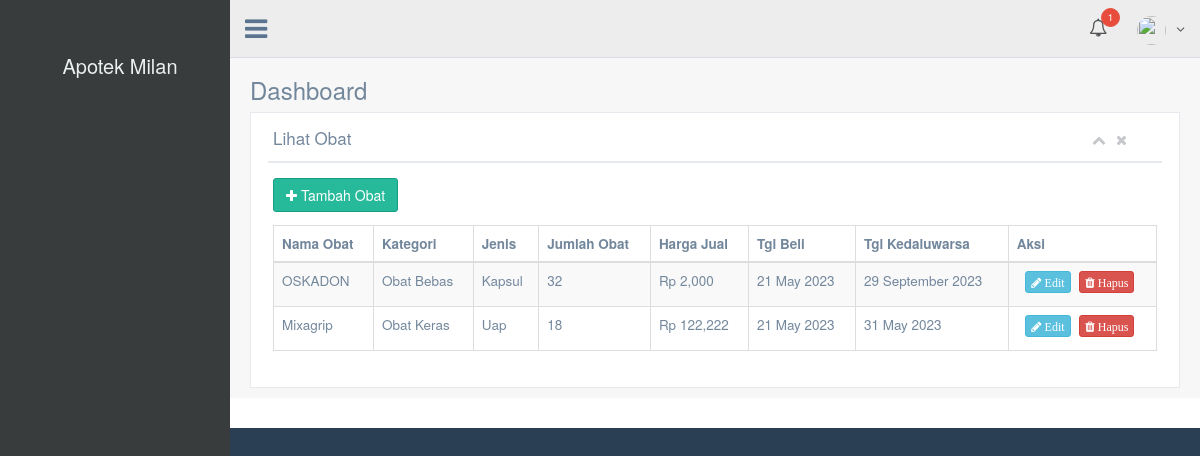
Before: /index.php/example/obats with the older database file.
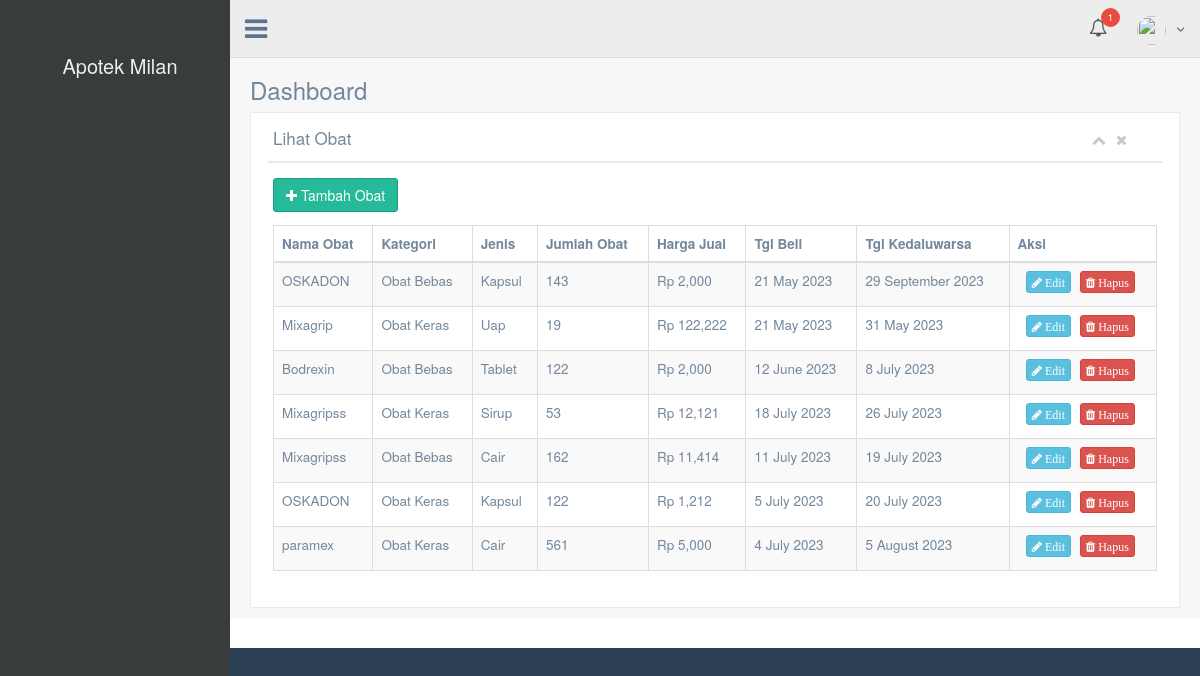
After: the same page with the newer database file.
### tables this page shows
CREATE TABLE `obats` (
  `id_obat` int(4) NOT NULL,
  `kode_obat` varchar(7) NOT NULL,
  `nama_obat` varchar(30) NOT NULL,
  `jmlh_stok` int(11) NOT NULL,
  `unit` varchar(20) NOT NULL,
  `nama_kategori` varchar(30) NOT NULL,
  `tgl_beli` date DEFAULT NULL,
  `tgl_kadaluarsa` date NOT NULL,
  `des_obat` text NOT NULL,
  `harga_obat` int(11) NOT NULL,
  `harga_jual` int(11) NOT NULL,
  `nama_supplier` varchar(30) NOT NULL
);

### application/libraries/Template.php (called while the page is built, shortened)
<?php
class Template {
    var $CI;
    var $master;
    var $regions = array(
        '_scripts' => array(),
        '_styles' => array(),
        '_meta' => array()
    );
    var $output;
    var $parser = 'parser';
    var $parser_method = 'parse';
    var $parse_template = FALSE;
    function __construct() {
        $this->CI = & get_instance();
    }
    function initialize($props) {
        if (isset($props['template'])
                && (file_exists(APPPATH . 'views/' . $props['template']) or file_exists(APPPATH . 'views/' . $props['template'] . EXT))) {
            $this->master = $props['template'];
        } else {
            show_error('Either you have not provided a master template or the one provided does not exist in <strong>' . APPPATH . 'views</strong>. Remember to include the extension if other than ".php"');
        }
        $this->parse_template = isset($props['parse_template']) ? $props['parse_template'] : FALSE;
    }
    function set_regions($regions) {
        if (count($regions)) {
            $this->regions = array(
                '_scripts' => array(),
                '_styles' => array(),
                '_meta' => array()
            );
        }
    }
    function add_region($name, $props = array()) {
        if (!isset($this->regions[$name])) {
            $this->regions[$name] = $props;
        } else {
            show_error('The "' . $name . '" region has already been defined.');
        }
    }
    function set_parser($parser, $method = NULL) {
        $this->parser = $parser;
        $this->CI->load->library($parser);
    }
    function set_parser_method($method) {
        $this->parser_method = $method;
    }
    function write($region, $content, $overwrite = FALSE) {
        if (isset($this->regions[$region])) {
            if ($overwrite === TRUE) {
                $this->regions[$region]['content'] = array($content);
            } else {
                $this->regions[$region]['content'][] = $content;
            }
        }
        else {
            show_error("Cannot write to the '{$region}' region. The region is undefined.");
        }
    }
    function write_view($region, $view, $data = NULL, $overwrite = FALSE) {
        $content = $this->CI->load->view($view, $data, TRUE);
    }
    function render($region = NULL, $buffer = FALSE, $parse = FALSE) {
        if ($region) {
            if (isset($this->regions[$region])) {
                $output = $this->_build_content($this->regions[$region]);
            } else {
                show_error("Cannot render the '{$region}' region. The region is undefined.");
            }
        }
        else {
            foreach ($this->regions as $name => $region) {
                $this->output[$name] = $this->_build_content($region);
            }
            if ($this->parse_template === TRUE or $parse === TRUE) {
                $output = $this->CI->{$this->parser}->{$this->parser_method}($this->master, $this->output, TRUE);
                if ($buffer === FALSE) {
                    $this->CI->output->set_output($output);
                }
            } else {
                $output = $this->CI->load->view($this->master, $this->output, $buffer);
            }
        }
        return $output;
    }
    function _build_content($region, $wrapper = NULL, $attributes = NULL) {
        $output = NULL;
        if (!isset($region['content']) or !count($region['content'])) {
            return FALSE;
        }
        foreach ($region['content'] as $content) {
            $output .= $content;
        }
        return $output;
    }
}

### application/controllers/Example.php (called while the page is built, shortened)
<?php defined('BASEPATH') OR exit('No direct script access allowed');
class Example extends CI_Controller
{
	function __construct()
	{
        $data['nullstock'] = $this->apotek_data->countstock();
        $data['nullex'] = $this->apotek_data->countex();
        $this->template->write_view('sidenavs', 'template/default_sidenavs', true);
		$this->template->write_view('navs', 'template/default_topnavs.php', $data, true);
	}
	function obats() {
		$data['obats'] = $this->apotek_data->medicine()->result();
		$this->template->write('title', 'Lihat Obat', TRUE);
		$this->template->write('header', 'Dashboard');
		$this->template->write_view('content', 'tes/obats', $data, true);
		$this->template->render();
	}
}

### index.php (called while the page is built, shortened)
<?php
require_once BASEPATH.'core/CodeIgniter.php';

### application/models/apotek_data.php (called while the page is built, shortened)
<?php
class Apotek_data extends CI_Model
{
	function medicine()
    {
        return $this->db->get('obats');
    }
     function countstock(){
      $cs =  $this->db->query('SELECT * FROM obats WHERE jmlh_stok BETWEEN 0 AND 0');
        $nullstock = $cs->num_rows();
        return $nullstock;
    }
    function countex(){
    $ce = $this->db->query('SELECT * FROM obats WHERE tgl_kadaluarsa BETWEEN DATE_SUB(NOW(), INTERVAL 100 YEAR) AND NOW()');
        $nullex = $ce->num_rows();
        return $nullex;
    }
}

### application/views/tes/obats.php (the view, shortened to what this page needs)
<div class="row">
	<div class="col-md-12 col-sm-12 col-xs-12">
		<div class="x_panel">
			<div class="x_title">
				<h2>Lihat Obat</h2>
				<ul class="nav navbar-right panel_toolbox">
					<li><a class="collapse-link"><i class="fa fa-chevron-up"></i></a>
					</li>
					<li><a class="close-link"><i class="fa fa-close"></i></a>
					</li>
				</ul>
				<div class="clearfix">
				</div>
			</div>
			<div class="x_content">
				<a href="<?php echo base_url('example/form_med') ?>"><button type="button" class="btn btn-success" style="margin-bottom: 13px"><span class="fa fa-plus"></span> Tambah Obat </button></a>
				<table id="datatable-buttons" class="table table-striped table-bordered">
					<thead>
						<tr>
							<th>Nama Obat</th>
							<th>Kategori</th>
							<th>Jenis</th>
							<th>Jumlah Obat</th>
							<th>Harga Jual</th>
							<th>Tgl Beli</th>
							<th>Tgl Kedaluwarsa</th>
							<th>Aksi</th>
						</tr>
					</thead>
					<tbody>
						<?php foreach($obats as $m){ ?>
						<tr>
							<td><?php echo $m->nama_obat ?></td>
							<td><?php echo $m->nama_kategori ?></td>
							<td><?php echo $m->unit ?></td>
							<td><?php echo $m->jmlh_stok ?></td>
							<td>Rp <?php echo number_format($m->harga_jual) ?></td>
							<td><?php echo date('j F Y',strtotime($m->tgl_beli)); ?></td>
							<td><?php echo date('j F Y',strtotime($m->tgl_kadaluarsa)); ?></td>
							<td style=" text-align: center;">
								<?php echo anchor('example/edit_form_med/'.$m->id_obat, '<button class="btn btn-info btn-xs" type="button"><span class="fa fa-pencil"> Edit </span></button>'); ?>
								<?php echo anchor('example/remove_med/'.$m->id_obat, '<button class="btn btn-danger btn-xs" type="button"><span class="fa fa-trash"> Hapus </span></button>');?>
					         </td>
						</tr>
						<?php } ?>
					</tbody>
				</table>
		</div>
	</div>
</div>
</div>

### application/views/template/default_sidenavs.php (shortened to what this page needs)
<div class="col-md-3 left_col menu_fixed">
	<div class="left_col scroll-view">
 		<div class="navbar nav_title" >
		</div>
		<div class="profile">
		<a href="<?php echo base_url(); ?>" class="site_title"><span style="font-size: 20px;"><?php echo 'Apotek Milan' ?></span></a>
		</div>
		<br>
	</div>
</div>

### application/views/template/default_topnavs.php (shortened to what this page needs)
<div class="top_nav">
	<div class="nav_menu">
		<nav>
			<div class="nav toggle"><a id="menu_toggle"><i class="fa fa-bars"></i></a></div>
			<ul class="nav navbar-nav navbar-right">
				<li>
					<a href="javascript:;" class="user-profile dropdown-toggle" data-toggle="dropdown" aria-expanded="false"><img src="<?php echo base_url('assets/images/img.jpg') ?>" alt=""><?php echo $this->session->userdata('access'); ?><span class="fa fa-angle-down"></span></a>
				</li>
				<li role="presentation" class="dropdown">
                  <a href="javascript:;" class="dropdown-toggle info-number" data-toggle="dropdown" aria-expanded="false">
                    <i class="fa fa-bell-o" style="font-size: 18px"></i>
                    <span class="badge bg-red" ><?php $nulltol = $nullex + $nullstock ; if ($nulltol > 0) echo $nulltol ?></span>
                  </a>
                </li>
			</ul>
		</nav>
	</div>
</div>

### application/views/template/body.php (shortened to what this page needs)
<!DOCTYPE html>
<html lang="en">
<head>
	<link href="<?php echo base_url('vendors/bootstrap/dist/css/bootstrap.min.css') ?>" rel="stylesheet">
	<link href="<?php echo base_url('vendors/font-awesome/css/font-awesome.min.css') ?>" rel="stylesheet">
	<link href="<?php echo base_url('vendors/nprogress/nprogress.css') ?>" rel="stylesheet">
	<link href="<?php echo base_url('vendors/iCheck/skins/flat/green.css') ?>" rel="stylesheet">
	<link href="<?php echo base_url('vendors/google-code-prettify/bin/prettify.min.css') ?>" rel="stylesheet">
	<link href="<?php echo base_url('vendors/select2/dist/css/select2.min.css') ?>" rel="stylesheet">
	<link href="<?php echo base_url('vendors/switchery/dist/switchery.min.css') ?>" rel="stylesheet">
	<link href="<?php echo base_url('vendors/starrr/dist/starrr.css') ?>" rel="stylesheet">
	<link href="<?php echo base_url('vendors/jqvmap/dist/jqvmap.min.css') ?>" rel="stylesheet">
	<link href="<?php echo base_url('vendors/bootstrap-daterangepicker/daterangepicker.css') ?>" rel="stylesheet">
	<link href="<?php echo base_url('vendors/bootstrap-datetimepicker/build/css/bootstrap-datetimepicker.css') ?>" rel="stylesheet">
	<link href="<?php echo base_url('vendors/bootstrap-progressbar/css/bootstrap-progressbar-3.3.4.min.css') ?>" rel="stylesheet">
	<link href="<?php echo base_url('vendors/pnotify/dist/pnotify.css') ?>" rel="stylesheet">
	<link href="<?php echo base_url('vendors/pnotify/dist/pnotify.buttons.css') ?>" rel="stylesheet">
	<link href="<?php echo base_url('vendors/pnotify/dist/pnotify.nonblock.css') ?>" rel="stylesheet">
	<link href="<?php echo base_url('vendors/fullcalendar/dist/fullcalendar.min.css') ?>" rel="stylesheet">
	<link href="<?php echo base_url('vendors/fullcalendar/dist/fullcalendar.print.css') ?>" rel="stylesheet" media="print">
	<link href="<?php echo base_url('vendors/datatables.net-bs/css/dataTables.bootstrap.min.css') ?>" rel="stylesheet">
	<link href="<?php echo base_url('vendors/datatables.net-buttons-bs/css/buttons.bootstrap.min.css') ?>" rel="stylesheet">
	<link href="<?php echo base_url('vendors/datatables.net-fixedheader-bs/css/fixedHeader.bootstrap.min.css') ?>" rel="stylesheet">
	<link href="<?php echo base_url('vendors/datatables.net-responsive-bs/css/responsive.bootstrap.min.css') ?>" rel="stylesheet">
	<link href="<?php echo base_url('vendors/datatables.net-scroller-bs/css/scroller.bootstrap.min.css') ?>" rel="stylesheet">
	<link href="<?php echo base_url('assets/css/custom.min.css') ?>" rel="stylesheet">
</head>
<body class="nav-md">
	<div class="container body">
		<div class="main_container">
			<?php echo $sidenavs ?>
			<?php echo $navs ?>
			<div class="right_col" role="main">
				<div>
					<div class="page-title">
						<div class="title_left">
							<h3><?php echo $header ?></h3>
						</div>
					</div>
					<div class="clearfix"></div>
					<?php echo $content ?>
				</div>
			</div>
			<footer>
			</footer>
		</div>
	</div>
</body>
</html>

Changed rows visible on the page:
changed obats "29 September 2023": jmlh_stok "32" → "143"
changed obats "Mixagrip": jmlh_stok "18" → "19"
added obats: nama_obat "Bodrexin", nama_kategori "Obat Bebas", unit "Tablet", jmlh_stok "122", harga_jual "2,000", tgl_beli "12 June 2023", tgl_kadaluarsa "8 July 2023", id_obat "Edit", id_obat "Hapus"
added obats: nama_obat "Mixagripss", nama_kategori "Obat Keras", unit "Sirup", jmlh_stok "53", harga_jual "12,121", tgl_beli "18 July 2023", tgl_kadaluarsa "26 July 2023", id_obat "Edit", id_obat "Hapus"
added obats: nama_obat "Mixagripss", nama_kategori "Obat Bebas", unit "Cair", jmlh_stok "162", harga_jual "11,414", tgl_beli "11 July 2023", tgl_kadaluarsa "19 July 2023", id_obat "Edit", id_obat "Hapus"
added obats: nama_obat "OSKADON", nama_kategori "Obat Keras", unit "Kapsul", jmlh_stok "122", harga_jual "1,212", tgl_beli "5 July 2023", tgl_kadaluarsa "20 July 2023", id_obat "Edit", id_obat "Hapus"
added obats: nama_obat "paramex", nama_kategori "Obat Keras", unit "Cair", jmlh_stok "561", harga_jual "5,000", tgl_beli "4 July 2023", tgl_kadaluarsa "5 August 2023", id_obat "Edit", id_obat "Hapus"
